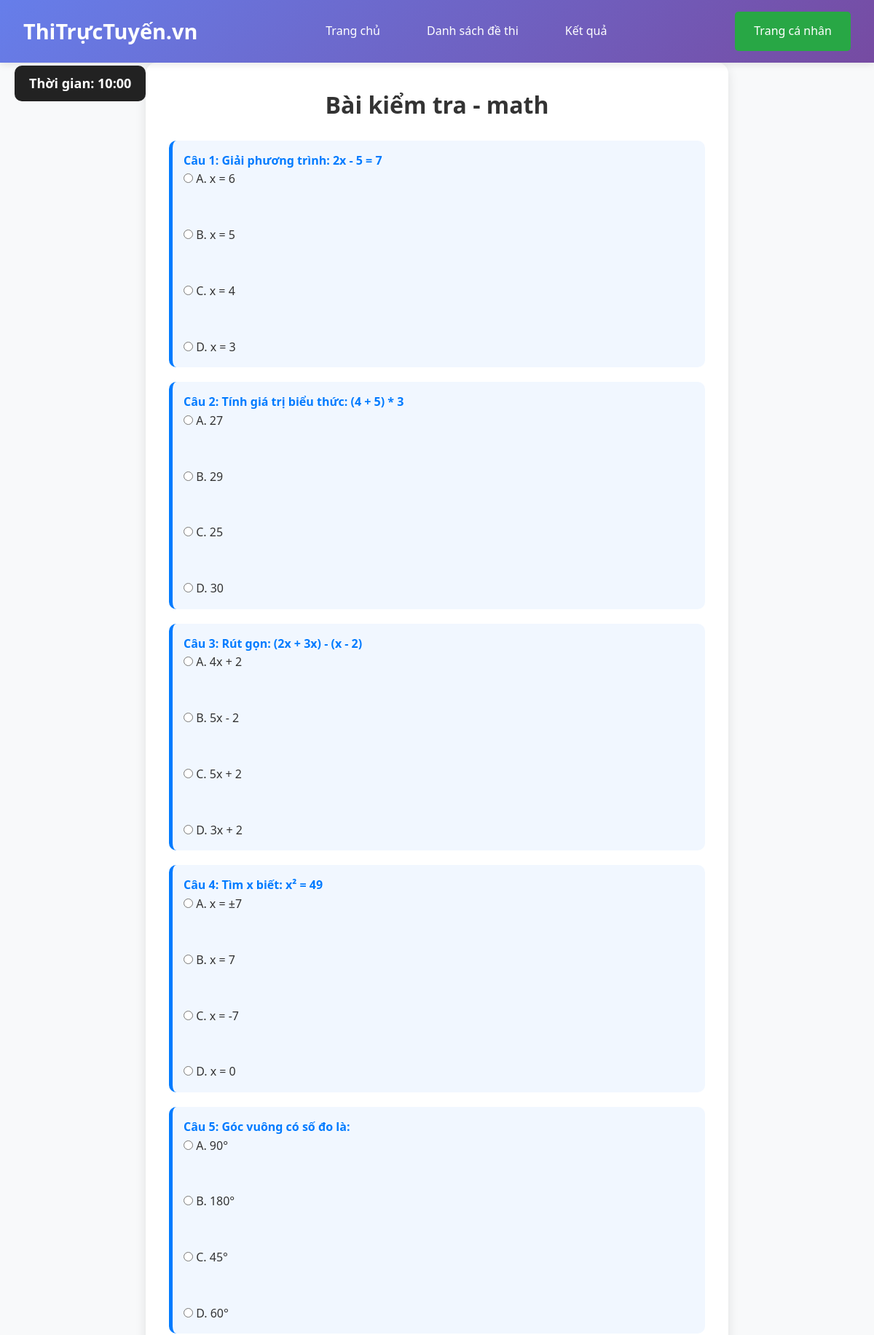
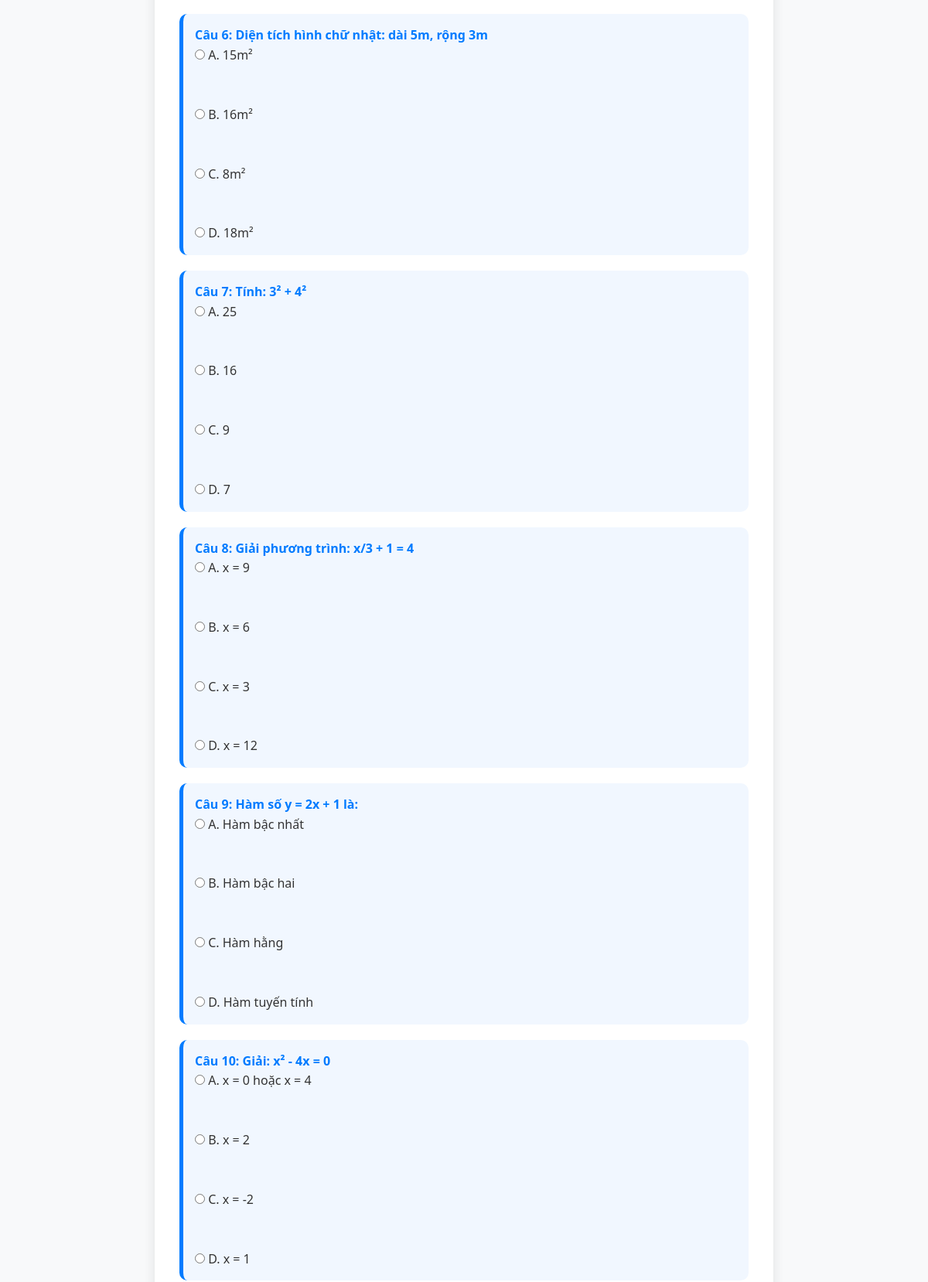
The page /exam_page.php?subject=math (signed in, upper part) on the database its author committed (2 pictures, top to bottom).
### tables this page shows
CREATE TABLE `question_math` (
  `ID` int(11) NOT NULL,
  `subject` varchar(100) NOT NULL,
  `QUESTION` text DEFAULT NULL,
  `OPTION_A` varchar(255) NOT NULL,
  `OPTION_B` varchar(255) NOT NULL,
  `OPTION_C` varchar(255) NOT NULL,
  `OPTION_D` varchar(255) NOT NULL,
  `CORRECT_OPTION` char(1) NOT NULL
);

### exam_page.php (the view, shortened to what this page needs)
<?php
include("config/db.php");
$tables = [
    'toan_tu_luan' => 'bai_toan_tu_luan',
    'math' => 'question_math',
    'chemistry_8' => 'question_chemistry_8',
    'chemistry_9' => 'question_chemistry_9',
    'chemistry_10' => 'question_chemistry_10',
    'chemistry_11' => 'question_chemistry_11',
    'chemistry_12' => 'question_chemistry_12',
    'physics_6'=> 'question_physics_6',
    'physics_7'=> 'question_physics_7',
    'physics_8'=> 'question_physics_8',
    'physics_9'=> 'question_physics_9',
    'physics_10'=> 'question_physics_10',
    'physics_11'=> 'question_physics_11',
    'physics_12'=> 'question_physics_12',
    'English_6'=> 'question_english_6',
    'English_7'=> 'question_english_7',
    'English_8'=> 'question_english_8',
    'English_9'=> 'question_english_9',
    'English_10'=> 'question_english_10',
    'English_11'=> 'question_english_11',
    'English_12'=> 'question_english_12',
];
$subject = $_GET['subject'] ?? '';
$table = $tables[$subject];
$sql = "SELECT * FROM `$table`";
$result = $conn->query($sql);
$stt = 1;
?>
<!DOCTYPE html>
<html lang="vi">
<head>
    <link rel="stylesheet" href="index.css">
    <link rel="stylesheet" href="exam_page.css">
    </head>
    <body>
    <?php if ($_SERVER['REQUEST_METHOD'] != 'POST') { ?>
        <div id="timer">Thời gian: <span id="time">10:00</span></div>
    <?php } ?>
    <header>
        <div class="header-container">
            <div class="logo">ThiTrựcTuyến.vn</div>
            <nav>
                <ul>
                    <li><a href="main_page.php">Trang chủ</a></li>
                    <li><a href="exam_list.php">Danh sách đề thi</a></li>
                    <li><a href="result.php">Kết quả</a></li>
                </ul>
            </nav>
            <div class="auth-buttons">
                <a class="btn btn-profie" href="profile.php">Trang cá nhân</a>
            </div>
        </div>
    </header>
    <div class="exam-container">
        <h2 class="exam-title">Bài kiểm tra - <?php echo htmlspecialchars($subject); ?></h2>
       <?php if ($_SERVER['REQUEST_METHOD'] != 'POST') { ?>
            <?php
            $subject = $_GET['subject'] ?? '';
            if ($subject != 'toan_tu_luan') {
            ?>
                <form method="post" action="">
                    <?php
                    if ($result && $result->num_rows > 0) {
                        while ($row = $result->fetch_assoc()) {
                            echo '<div class="question">';
                            echo "<b>Câu {$stt}: " . htmlspecialchars($row['QUESTION']) . "</b>";
                            echo '<div class="options">';
                            echo '<label><input type="radio" name="answer['.$stt.']" value="A"> A. ' . htmlspecialchars($row['OPTION_A']) . '</label><br>';
                            echo '<label><input type="radio" name="answer['.$stt.']" value="B"> B. ' . htmlspecialchars($row['OPTION_B']) . '</label><br>';
                            echo '<label><input type="radio" name="answer['.$stt.']" value="C"> C. ' . htmlspecialchars($row['OPTION_C']) . '</label><br>';
                            echo '<label><input type="radio" name="answer['.$stt.']" value="D"> D. ' . htmlspecialchars($row['OPTION_D']) . '</label>';
                            echo '</div>';
                            echo '</div>';
                            $stt++;
                        }
                    } else {
                        echo "Không có câu hỏi nào.";
                    }
                    ?>
                </form>
            <?php
            }
            ?>
        <?php } ?>
    </body>
</html>

### index.css (style rules this page uses)
* { margin: 0; padding: 0; box-sizing: border-box; }
body { font-family: 'Segoe UI', Tahoma, Geneva, Verdana, sans-serif; line-height: 1.6; color: #333; background-color: #f8f9fa; }
header { background: linear-gradient(135deg, #667eea 0%, #764ba2 100%); color: white; padding: 1rem 0; box-shadow: 0 2px 10px rgba(0,0,0,0.1); position: sticky; top: 0; z-index: 1000; }
.header-container { max-width: 1200px; margin: 0 auto; display: flex; justify-content: space-between; align-items: center; padding: 0 2rem; }
.logo { font-size: 1.8rem; font-weight: bold; color: white; text-decoration: none; }
nav ul { display: flex; list-style: none; gap: 2rem; }
nav a { color: white; text-decoration: none; padding: 0.5rem 1rem; border-radius: 5px; transition: background-color 0.3s; }
.auth-buttons { display: flex; gap: 1rem; }
.btn { padding: 0.75rem 1.5rem; border: none; border-radius: 5px; cursor: pointer; font-size: 1rem; font-weight: 500; text-decoration: none; display: inline-block; text-align: center; transition: all 0.3s ease; border: 2px solid transparent; }
.btn-profie { background-color: #28a745; color: white; }
.exam-container { max-width: 800px; margin: 0 auto; background: white; padding: 2rem; border-radius: 15px; box-shadow: 0 4px 15px rgba(0,0,0,0.1); }
.exam-title { text-align: center; margin-bottom: 1.5rem; color: #333; font-size: 2rem; }
.question { margin-bottom: 2.5rem; padding: 1.5rem; background: #f8f9fa; border-radius: 10px; border-left: 4px solid #007bff; }
.options { display: flex; flex-direction: column; gap: 0.8rem; }

### exam_page.css (style rules this page uses)
.question { background: #f1f7ff; padding: 15px; margin-bottom: 15px; border-radius: 10px; border-left: 5px solid #007bff; transition: 0.2s; }
.question b { color: #007bff; font-size: 16px; }
.question { margin-bottom: 20px; }
#timer { position: fixed; top: 90px; left: 20px; background: #222; color: #fff; padding: 10px 20px; border-radius: 10px; font-size: 18px; font-weight: bold; z-index: 9999; }

### rows shown on the page
question_math: QUESTION "Giải phương trình: 2x - 5 = 7", OPTION_A "x = 6", OPTION_B "x = 5", OPTION_C "x = 4", OPTION_D "x = 3"
question_math: QUESTION "Tính giá trị biểu thức: (4 + 5) * 3", OPTION_A "27", OPTION_B "29", OPTION_C "25", OPTION_D "30"
question_math: QUESTION "Rút gọn: (2x + 3x) - (x - 2)", OPTION_A "4x + 2", OPTION_B "5x - 2", OPTION_C "5x + 2", OPTION_D "3x + 2"
question_math: QUESTION "Tìm x biết: x² = 49", OPTION_A "x = ±7", OPTION_B "x = 7", OPTION_C "x = -7", OPTION_D "x = 0"
question_math: QUESTION "Góc vuông có số đo là:", OPTION_A "90°", OPTION_B "180°", OPTION_C "45°", OPTION_D "60°"
question_math: QUESTION "Diện tích hình chữ nhật: dài 5m, rộng 3m", OPTION_A "15m²", OPTION_B "16m²", OPTION_C "8m²", OPTION_D "18m²"
question_math: QUESTION "Tính: 3² + 4²", OPTION_A "25", OPTION_B "16", OPTION_C "9", OPTION_D "7"
question_math: QUESTION "Giải phương trình: x/3 + 1 = 4", OPTION_A "x = 9", OPTION_B "x = 6", OPTION_C "x = 3", OPTION_D "x = 12"
question_math: QUESTION "Hàm số y = 2x + 1 là:", OPTION_A "Hàm bậc nhất", OPTION_B "Hàm bậc hai", OPTION_C "Hàm hằng", OPTION_D "Hàm tuyến tính"
question_math: QUESTION "Giải: x² - 4x = 0", OPTION_A "x = 0 hoặc x = 4", OPTION_B "x = 2", OPTION_C "x = -2", OPTION_D "x = 1"

### other values the page prints
$subject "math"
